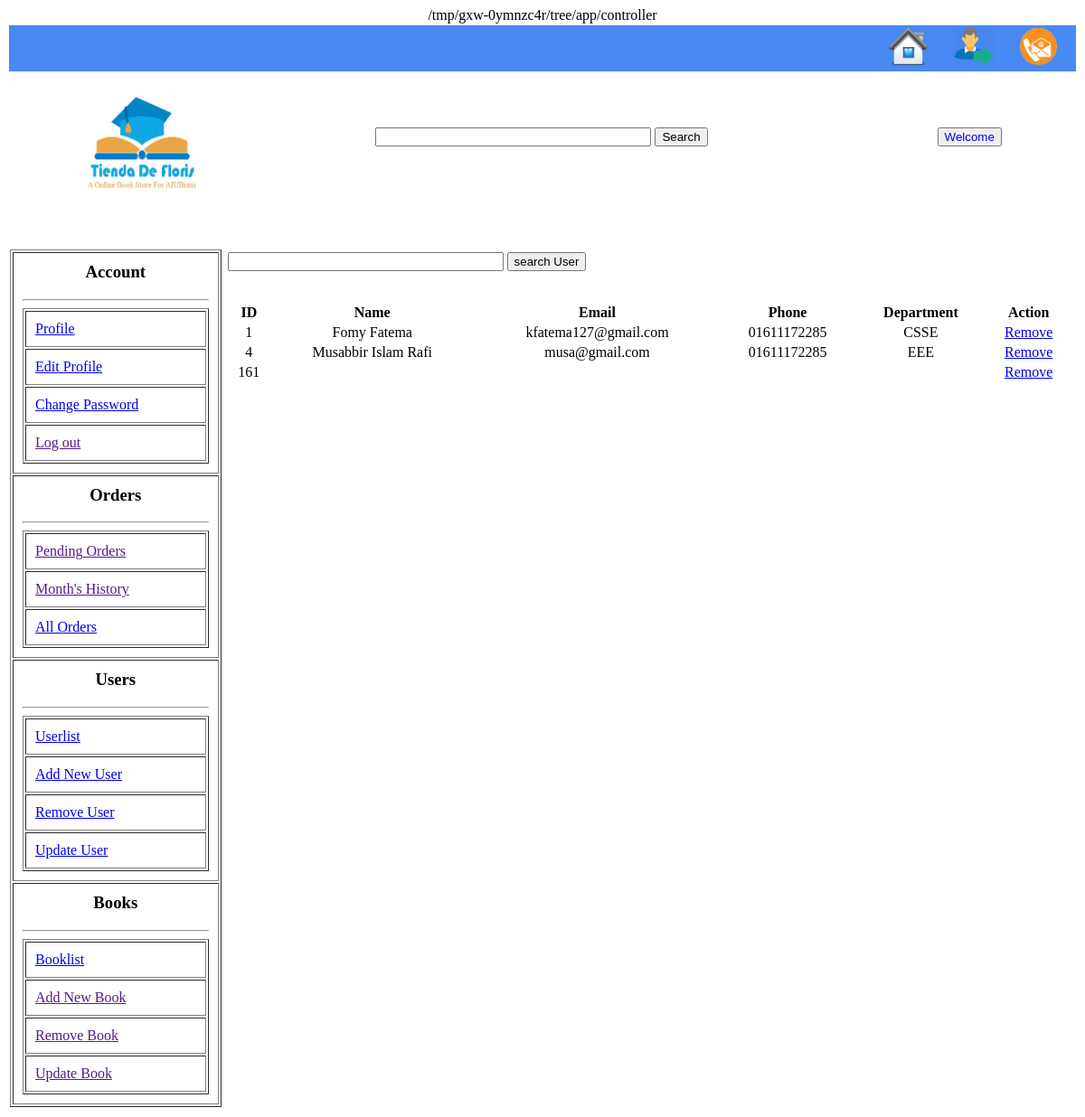
Before: /app/controller/Admin/search.php?string=161 with the older database file.
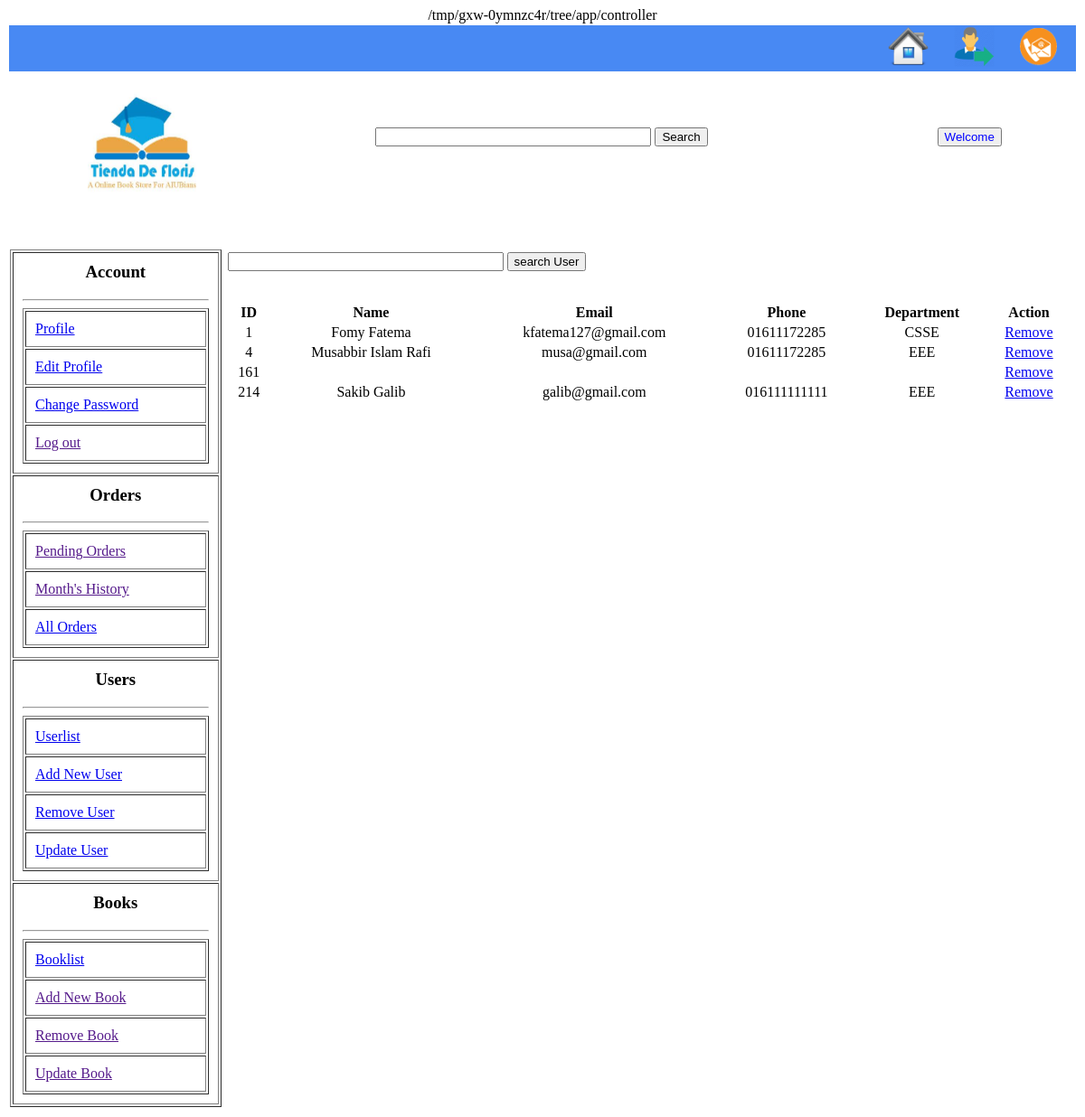
After: the same page with the newer database file.
### tables this page shows
CREATE TABLE `user` (
  `USER_ID` int(255) NOT NULL,
  `NAME` varchar(255) NOT NULL,
  `EMAIL` varchar(255) NOT NULL,
  `PHONE` varchar(255) NOT NULL,
  `DEPARTMENT` varchar(255) NOT NULL,
  `GENDER` varchar(255) NOT NULL,
  `DOB` varchar(255) NOT NULL,
  `PASSWORD` varchar(255) NOT NULL,
  `STATUS` varchar(255) NOT NULL
);

### data/data_access.php (called while the page is built, shortened)
<?php
    $host="localhost";
    $user="root";
    $pass="";
    $dbname="BookStore_DB";
    function executeSQL($sql){
        global $host, $user, $pass, $dbname, $port;
        $link=mysqli_connect($host, $user, $pass, $dbname);
		if($link){
			$result = mysqli_query($link, $sql);
		}
		else
			echo "NOT Connected";
        return $result;
    }
?>

### data/person_data_access.php (called while the page is built, shortened)
<?php include(dirname(__DIR__).'/data/data_access.php'); ?>
<?php
	function searchUserFromDb($string){
        $sql = "SELECT * FROM user where USER_ID LIKE '%$string%' or NAME Like '%$string%' or EMAIL LIKE '%$string%' or PHONE like '%$string%' or DEPARTMENT LIKE '%$string%' ";
        $result = executeSQL($sql);
        $persons = array();
        for($i=0; $row=mysqli_fetch_assoc($result); ++$i){
            $persons[$i] = $row;
        }
        return $persons;
    }
?>

### service/person.php (called while the page is built, shortened)
<?php dirname(__DIR__); include(dirname(__DIR__).'/data/person_data_access.php');?>
<?php
	function searchUser($string){
        return searchUserFromDb($string);
    }
?>

### app/controller/Admin/search.php (the view, shortened to what this page needs)
<?php
include(dirname(__DIR__).'/../../Service/person.php');
$string=$_REQUEST['string'];
$fetch=searchUser($string);
if($fetch!=NULL){
	?>
	<?php
include(realpath("view/header.php"));
?>
<html>
	<head>
	</head>
	<body>
		<table border="0" width="100%">
			<tr valign="top">
				<td width="20%">
					<?php include("view/sidebar.php");?>
				</td>
				<td>
		<table align="center" width="100%">
			<tr>
				<td ><form action="search.php?k=1&">
							<input type="text" height="31"  size="35" id="searchBox" name="string"/>
							<input type="submit" value="search User"/>
					</form>
					<br/>
					  <table  width="100%">
						<tr>
						<th>ID</th>
						<th>Name</th>
						<th>Email</th>
						<th>Phone</th>
						<th>Department</th>
						<th>Action</th>
						</tr>
						<?php
						foreach($fetch as $user){
						?>
						<tr align="center">
						<td><?php echo $user['USER_ID'];?></td>
						<td><?php echo $user['NAME'];?></td>
						<td><?php echo $user['EMAIL'];?></td>
						<td><?php echo $user['PHONE'];?></td>
						<td><?php echo $user['DEPARTMENT'];?></td>
						<td><a href="remove.php?m=<?php echo $user['USER_ID'];?>">Remove</a></th>
						</tr>
						<?php } ?>
					  </table>
				</td>
				</td>
			</tr>
	</body>
</html>
	<?php
}
else{
	?>
	<script type="text/javascript">
		window.location.href = '/project/main/app/controller/Admin/removeUser.php?x=1';
		</script>
	<?php
}
?>

Changed rows visible on the page:
added user: USER_ID "214", NAME "Sakib Galib", EMAIL "galib@gmail.com", PHONE "016111111111", DEPARTMENT "EEE"
